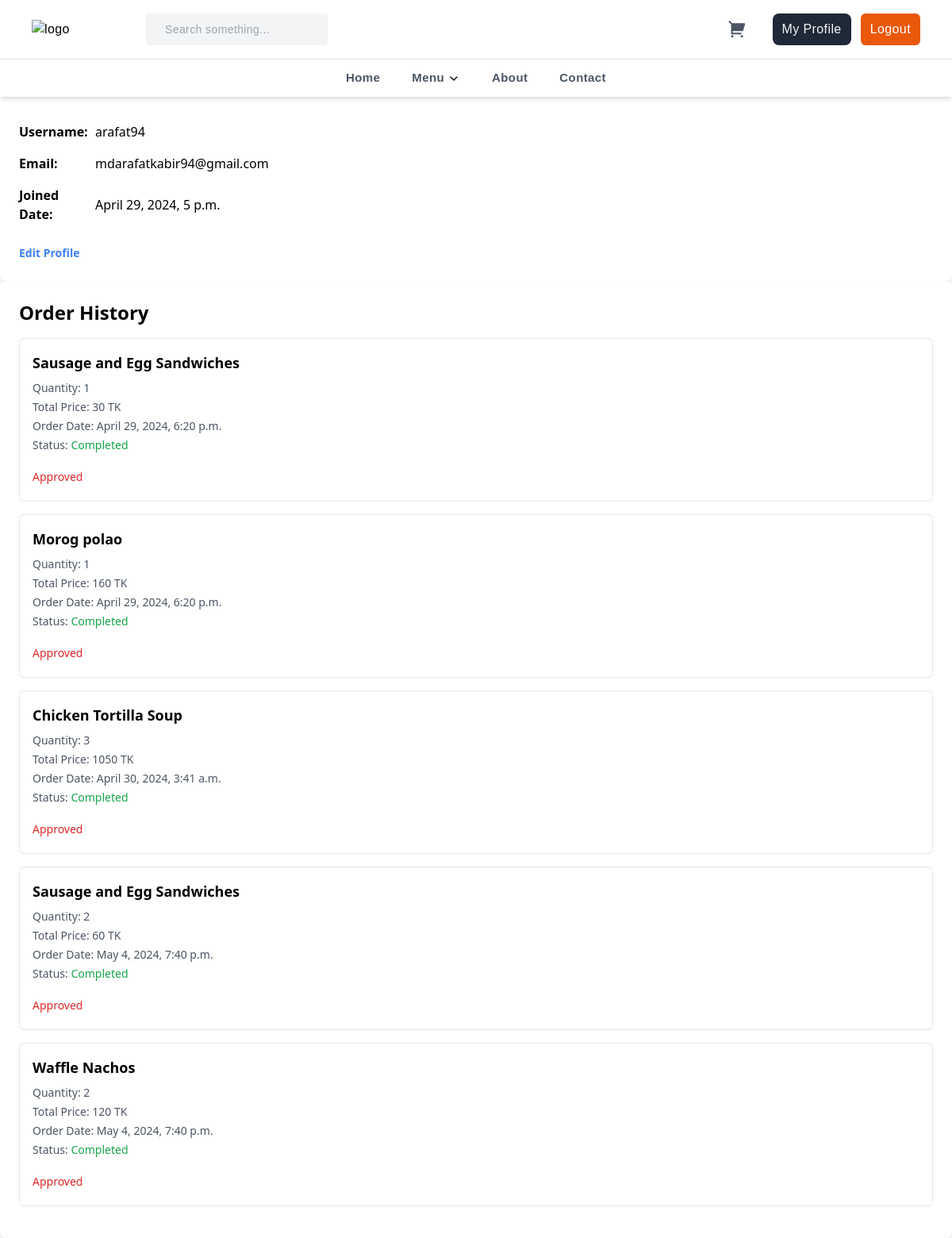
The page /userprofile/ (signed in) on the database its author committed.
### uapcanteen/models.py (models this page shows, shortened)
class Order(models.Model):
    user = models.ForeignKey(User, on_delete=models.CASCADE)
    owner = models.ForeignKey(Owner, on_delete=models.CASCADE)
    breakfast = models.ForeignKey(Breakfast, on_delete=models.CASCADE, blank=True, null=True)
    lunch = models.ForeignKey(Lunch, on_delete=models.CASCADE, blank=True, null=True)
    dinner = models.ForeignKey(Dinner, on_delete=models.CASCADE, blank=True, null=True)
    quantity = models.IntegerField(default=1)
    total_price = models.IntegerField(default=0)
    order_date = models.DateTimeField(auto_now_add=True)
    is_completed = models.BooleanField(default=False)
    is_cancelled = models.BooleanField(default=False)

class Breakfast(models.Model):
    owner = models.ForeignKey(Owner, on_delete=models.CASCADE)
    name = models.CharField(max_length=100)
    price = models.IntegerField()
    description = models.TextField()
    image = models.ImageField(upload_to='images/')
    discount = models.IntegerField()
    rating = models.FloatField()

class Dinner(models.Model):
    owner = models.ForeignKey(Owner, on_delete=models.CASCADE)
    name = models.CharField(max_length=100)
    price = models.IntegerField()
    description = models.TextField()
    image = models.ImageField(upload_to='images/')
    discount = models.IntegerField()
    chefs_special = models.BooleanField()
    rating = models.FloatField()
    SPICY_LEVEL_CHOICES = [
    ('Mild', 'Mild'),
    ('Medium', 'Medium'),
    ('Spicy', 'Spicy')
    ]
    spiciness_level = models.CharField(max_length=15, choices=SPICY_LEVEL_CHOICES, blank=True, null=True)

class Lunch(models.Model):
    owner = models.ForeignKey(Owner, on_delete=models.CASCADE)
    name = models.CharField(max_length=100)
    price = models.IntegerField()
    description = models.TextField()
    image = models.ImageField(upload_to='images/')
    discount = models.IntegerField()
    rating = models.FloatField()
    SPICY_LEVEL_CHOICES = [
    ('Mild', 'Mild'),
    ('Medium', 'Medium'),
    ('Spicy', 'Spicy'),
    ('Extra Spicy', 'Extra Spicy')
    ]
    spiciness_level = models.CharField(max_length=15, choices=SPICY_LEVEL_CHOICES, blank=True, null=True)

### uapcanteen/views.py (the view)
# urls.py: path('userprofile/', userprofile, name='userprofile'),
@login_required
def userprofile(request):
    user = request.user
    orders = Order.objects.filter(user=user)
    return render(request, 'userprofile.html', {'user': user, 'orders': orders})

### templates/userprofile.html (shortened to what this page needs)
{% extends "base.html" %}
    {% block content %}
    <div class="max-w-full mx-auto bg-white rounded-lg overflow-hidden shadow-lg p-6">
        <div>
            <div class="flex items-center py-2">
                <span class="font-semibold w-24">Username:</span>
                <p>{{ user.username }}</p>
            </div>
            <div class="flex items-center py-2">
                <span class="font-semibold w-24">Email:</span>
                <p>{{ user.email }}</p>
            </div>
            <div class="flex items-center py-2">
                <span class="font-semibold w-24">Joined Date:</span>
                <p>{{ user.date_joined }}</p>
            </div>
        </div>
        <div class="mt-4">
            <a href="#" class="text-blue-500 hover:text-blue-700 text-sm font-semibold">Edit Profile</a>
        </div>
    </div>
    <div class="bg-white p-6 rounded-lg shadow-md">
        <h2 class="text-2xl font-semibold mb-4">Order History</h2>
        {% if orders %}
            {% for order in orders %}
                <div class="border border-gray-200 rounded-md p-4 mb-4">
                    <h3 class="text-lg font-semibold mb-2">
                        {% if order.breakfast %}
                            {{ order.breakfast.name }}
                        {% elif order.lunch %}
                            {{ order.lunch.name }}
                        {% elif order.dinner %}
                            {{ order.dinner.name }}
                        {% endif %}
                    </h3>
                    <p class="text-sm text-gray-600 mb-1">Quantity: {{ order.quantity }}</p>
                    <p class="text-sm text-gray-600 mb-1">Total Price: {{ order.total_price }} TK</p>
                    <p class="text-sm text-gray-600 mb-1">Order Date: {{ order.order_date }}</p>
                    <p class="text-sm text-gray-600 mb-1">
                        Status:
                        <span class="text-green-600">{{ order.is_completed|yesno:"Completed,Not completed" }}</span> <br><br>
                        <span class="text-red-600">{{ order.is_cancelled|yesno:"Pending,Approved" }}</span>
                    </p>
                </div>
            {% endfor %}
        {% else %}
            <p class="text-sm text-gray-600">You have no orders.</p>
        {% endif %}
    </div>
    {% endblock %}

### rows shown on the page
Order: breakfast.name "Sausage and Egg Sandwiches", quantity "1", total_price "30", order_date "April 29, 2024, 6:20 p.m.", is_completed "Completed", is_cancelled "Approved"
Order: dinner.name "Morog polao", quantity "1", total_price "160", order_date "April 29, 2024, 6:20 p.m.", is_completed "Completed", is_cancelled "Approved"
Order: lunch.name "Chicken Tortilla Soup", quantity "3", total_price "1050", order_date "April 30, 2024, 3:41 a.m.", is_completed "Completed", is_cancelled "Approved"
Order: breakfast.name "Sausage and Egg Sandwiches", quantity "2", total_price "60", order_date "May 4, 2024, 7:40 p.m.", is_completed "Completed", is_cancelled "Approved"
Order: breakfast.name "Waffle Nachos", quantity "2", total_price "120", order_date "May 4, 2024, 7:40 p.m.", is_completed "Completed", is_cancelled "Approved"

### other values the page prints
{{ user.username }} "arafat94"
{{ user.email }} "mdarafatkabir94@gmail.com"
{{ user.date_joined }} "April 29, 2024, 5 p.m."
